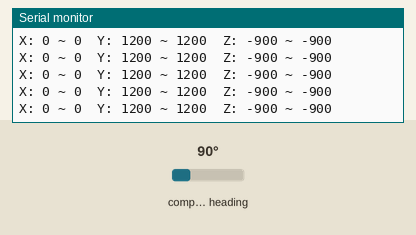
Recording of a sketch running on a simulated Arduino Uno, built with avr-gcc and run on an emulated ATmega328P. Shown: the last lines printed to the serial monitor. The inputs (shaded band) are chosen by the test bench; at power-on: compass heading 90°.

Above: at 1.2 s.
1.3 s: compass heading set to 7°
At 1.32 s:
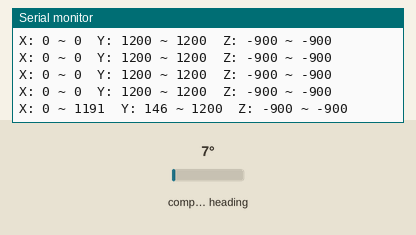
4.3 s: compass heading set to 180°
At 4.39 s:
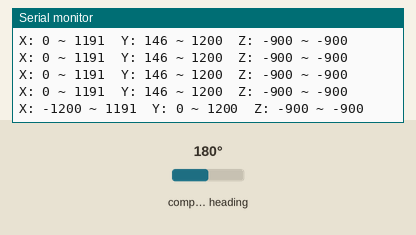
Timing chart, 0 to 7.3 s (numbered marks = the images above; inputs shaded):
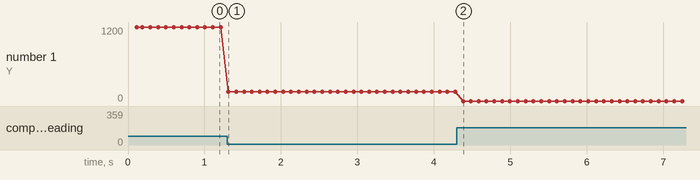

The sketch:

calibration_tool.ino
```cpp
#include <Wire.h>
#include <QMC5883LCompass.h>

QMC5883LCompass compass;

// 最小・最大値の初期化
int x_min = 32767, x_max = -32768;
int y_min = 32767, y_max = -32768;
int z_min = 32767, z_max = -32768;

void setup() {
  Serial.begin(9600);
  Wire.begin();
  compass.init();
  Serial.println("QMC5883L キャリブレーション開始");
  Serial.println("センサを全方向にゆっくり回転させてください");
}

void loop() {
  compass.read();
  int x = compass.getX();
  int y = compass.getY();
  int z = compass.getZ();

  // 最小・最大値の更新
  if (x < x_min) x_min = x;
  if (x > x_max) x_max = x;
  if (y < y_min) y_min = y;
  if (y > y_max) y_max = y;
  if (z < z_min) z_min = z;
  if (z > z_max) z_max = z;

  // 100msごとに出力
  Serial.print("X: "); Serial.print(x_min); Serial.print(" ~ "); Serial.print(x_max); Serial.print("\t");
  Serial.print("Y: "); Serial.print(y_min); Serial.print(" ~ "); Serial.print(y_max); Serial.print("\t");
  Serial.print("Z: "); Serial.print(z_min); Serial.print(" ~ "); Serial.println(z_max);

  delay(100);
}
```

Measured:
- after the input at 1.3 s, the serial monitor: prints a new line at once (image 1)
- after the input at 4.3 s, the serial monitor: prints a new line after 0.08 s (image 2)
- plotted number 1: 1200 → 146 after the input at 1.3 s
